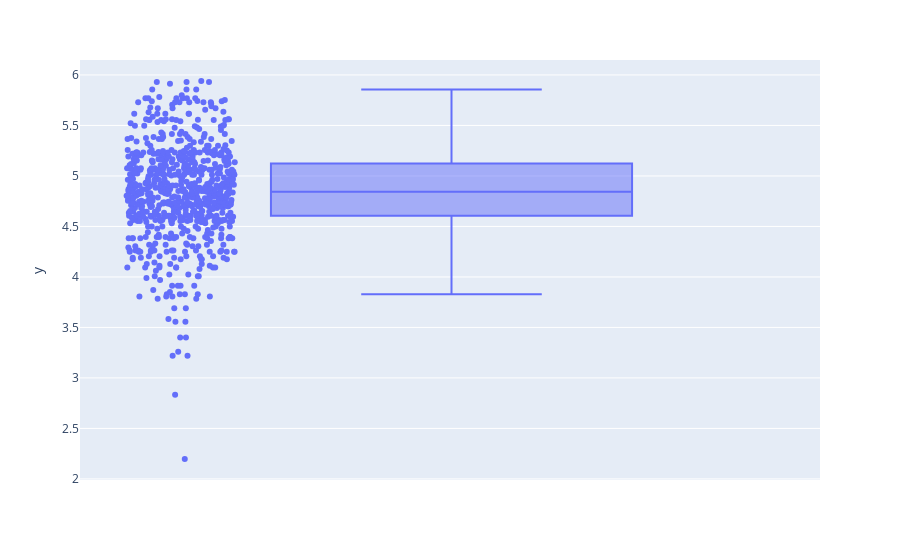

The notebook cell saved with this chart:
### Code cell
fig = px.box(px.data.tips(), y = message.LoanAmount, points="all")
fig.show()

### Figure 1 — Plotly figure (JSON) as saved in the notebook; plotly's stock layout.template omitted (floating-point values rounded to 4 significant figures; data arrays with more than 128 entries replaced by an {"elided": "..."} marker saying what was removed)
{"data": [{"alignmentgroup": "True", "boxpoints": "all", "hovertemplate": "y=%{y}<extra></extra>", "legendgroup": "", "marker": {"color": "#636efa"}, "name": "", "notched": false, "offsetgroup": "", "orientation": "v", "showlegend": false, "type": "box", "x0": " ", "xaxis": "x", "y": {"elided": "760 float values"}, "y0": " ", "yaxis": "y"}], "layout": {"boxmode": "group", "legend": {"tracegroupgap": 0}, "margin": {"t": 60}, "xaxis": {"anchor": "y", "domain": [0, 1]}, "yaxis": {"anchor": "x", "domain": [0, 1], "title": {"text": "y"}}}}
